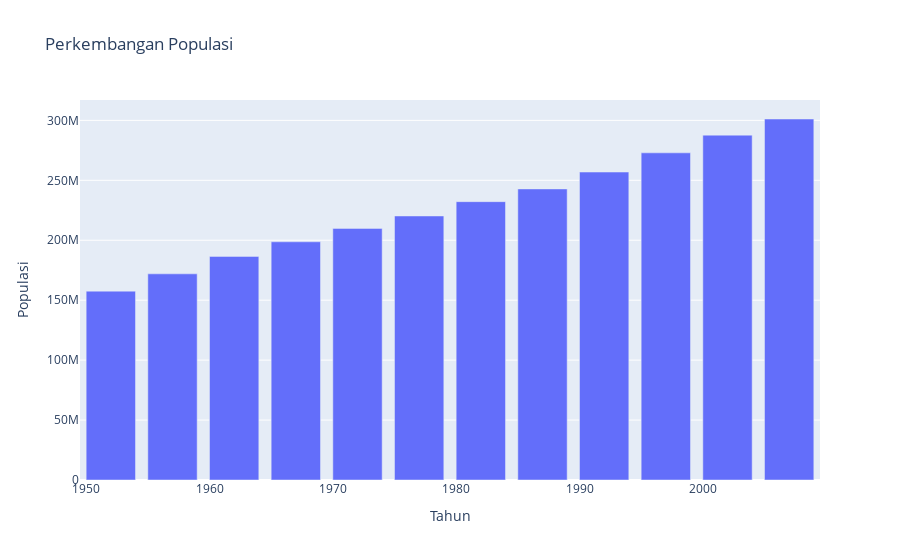

The cell this chart's notebook holds for it:
### Code cell
px.bar(df_us, x="year", y="pop", labels={"year":"Tahun", "pop":"Populasi"},
       title="Perkembangan Populasi")

### Figure 1 — Plotly figure (JSON) as saved in the notebook; plotly's stock layout.template omitted (floating-point values rounded to 4 significant figures)
{"data": [{"alignmentgroup": "True", "hovertemplate": "Tahun=%{x}<br>Populasi=%{y}<extra></extra>", "legendgroup": "", "marker": {"color": "#636efa", "pattern": {"shape": ""}}, "name": "", "offsetgroup": "", "orientation": "v", "showlegend": false, "textposition": "auto", "type": "bar", "x": [1952, 1957, 1962, 1967, 1972, 1977, 1982, 1987, 1992, 1997, 2002, 2007], "xaxis": "x", "y": [157553000, 171984000, 186538000, 198712000, 209896000, 220239000, 232187835, 242803533, 256894189, 272911760, 287675526, 301139947], "yaxis": "y"}], "layout": {"barmode": "relative", "legend": {"tracegroupgap": 0}, "title": {"text": "Perkembangan Populasi"}, "xaxis": {"anchor": "y", "domain": [0, 1], "title": {"text": "Tahun"}}, "yaxis": {"anchor": "x", "domain": [0, 1], "title": {"text": "Populasi"}}}}
